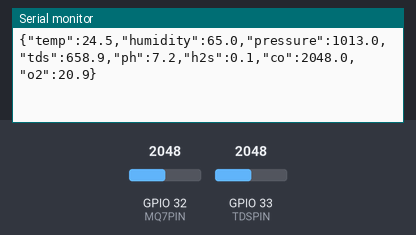
Simulated run of this sketch. Board: ESP32. On the bench: the last lines printed to the serial monitor. The inputs (shaded band) are chosen by the test bench; at power-on: GPIO 32 (MQ7PIN) = 2048, GPIO 33 (TDSPIN) = 2048 (analog values on the 0–4095 scale).

Above: at 4.2 s.
4.3 s: GPIO 32 (MQ7PIN) set to 2866
At 5.6 s:
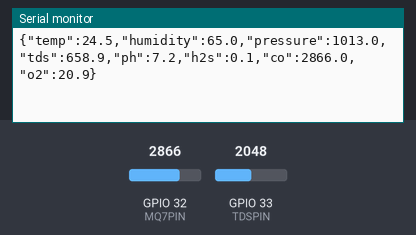
5.8 s: GPIO 33 (TDSPIN) set to 2866
At 6.9 s:
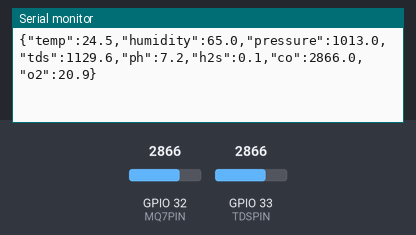
7.3 s: GPIO 32 (MQ7PIN) set to 3603
At 8.5 s:
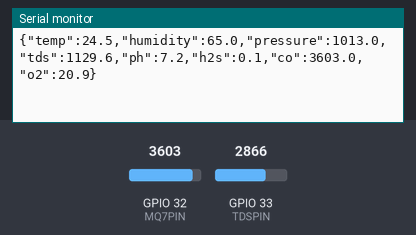
8.8 s: GPIO 33 (TDSPIN) set to 3603
At 9.9 s:
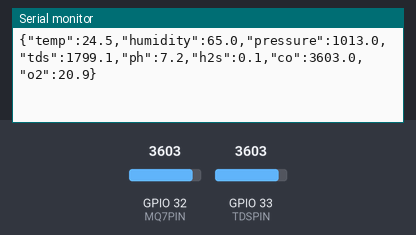
Timing chart, 0 to 11.3 s (numbered marks = the images above; inputs shaded):
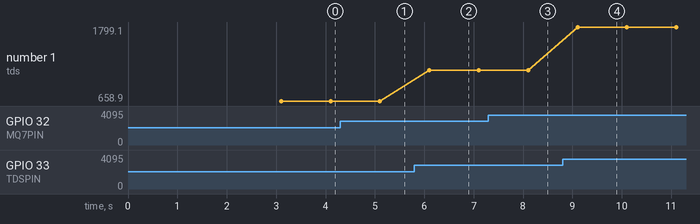

The sketch:

esp32_sensor_controller.ino
```cpp
#include <Arduino.h>

// ==== PIN CONFIG ====
const int TDSPIN = 33;
const int MQ7PIN = 32;

// ==== ADC CONFIG ====
const float VREF   = 3.3;
const float ADCMAX = 4095.0;
const int SAMPLES  = 10;

unsigned long previousMillis = 0;
const long UPDATE_INTERVAL_MS = 1000;

int readAveragedADC(int pin) {
  long sum = 0;
  for (int i = 0; i < SAMPLES; i++) {
    sum += analogRead(pin);
    delay(5);
  }
  return sum / SAMPLES;
}

void setup() {
  Serial.begin(115200);

  // WAIT 3 SECONDS BEFORE DRAWING POWER
  // This prevents the USB from browning out when the browser connects!
  delay(3000);

  analogReadResolution(12);
  analogSetAttenuation(ADC_11db);
  pinMode(TDSPIN, INPUT);
  pinMode(MQ7PIN, INPUT);

  Serial.println("--- AWRS System Ready ---");
}

void loop() {
  unsigned long currentMillis = millis();
  if (currentMillis - previousMillis >= UPDATE_INTERVAL_MS) {
    previousMillis = currentMillis;

    int tdsRaw = readAveragedADC(TDSPIN);
    int mq7Raw = readAveragedADC(MQ7PIN);

    float tdsVolt = (tdsRaw * VREF) / ADCMAX;
    float ec = (133.42 * tdsVolt * tdsVolt * tdsVolt - 255.86 * tdsVolt * tdsVolt + 857.39 * tdsVolt);
    float tdsValue = ec * 0.5;
    if (tdsValue < 0) tdsValue = 0;

    String json = "{";
    json += "\"temp\":24.5,";
    json += "\"humidity\":65.0,";
    json += "\"pressure\":1013.0,";
    json += "\"tds\":" + String(tdsValue, 1) + ",";
    json += "\"ph\":7.2,";
    json += "\"h2s\":0.1,";
    json += "\"co\":" + String((float)mq7Raw, 1) + ",";
    json += "\"o2\":20.9";
    json += "}";

    Serial.println(json);
  }
}
```

Measured:
- after the input at 4.3 s, the serial monitor: prints a new line after 0.80 s (image 1)
- after the input at 5.8 s, the serial monitor: prints a new line after 0.30 s (image 2)
- after the input at 7.3 s, the serial monitor: prints a new line after 0.80 s (image 3)
- after the input at 8.8 s, the serial monitor: prints a new line after 0.30 s (image 4)
- plotted number 1: 658.9 → 1129.6 after the input at 5.8 s, 1129.6 → 1799.1 after the input at 8.8 s
